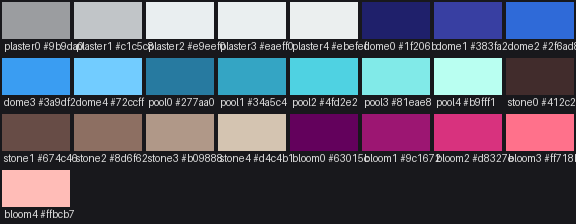
#> input picture docs/gallery/palettes/santorini-swatch.png, 576 x 224 px; its folder holds only this picture in this run
$ python stats.py ../docs/gallery/palettes/santorini-swatch.png
#> lines starting #> are read from the running program, lines starting #| are printed output that depends on the picture; after the words box and inside, x2 and y2 are one past the last pixel; in counts of white or black regions, pixels touching at a corner belong together
#> in main, img is the input picture: PIL image 576x224 RGB; mean R, G, B 87.4, 88.4, 104.4
### tools/colorlib.py
"""Colour maths shared by the palette and pixelate tools (numpy only).

OKLab is used for every distance and average: it is perceptually even, so
clustering and nearest-colour matching pick what an eye would pick.
"""
import json, pathlib, re
import numpy as np

KIT = pathlib.Path(__file__).resolve().parent.parent

# ---------------------------------------------------------------- conversions
def _lin(c):
    c = c / 255.0
    return np.where(c <= 0.04045, c / 12.92, ((c + 0.055) / 1.055) ** 2.4)

def _gam(c):
    c = np.clip(c, 0, 1)
    return np.where(c <= 0.0031308, c * 12.92, 1.055 * c ** (1 / 2.4) - 0.055) * 255.0

def rgb_to_oklab(rgb):
    """rgb: (..., 3) 0..255 -> (..., 3) OKLab"""
    r, g, b = [_lin(np.asarray(rgb, float)[..., i]) for i in range(3)]
    l = 0.4122214708 * r + 0.5363325363 * g + 0.0514459929 * b
    m = 0.2119034982 * r + 0.6806995451 * g + 0.1073969566 * b
    s = 0.0883024619 * r + 0.2817188376 * g + 0.6299787005 * b
    l, m, s = np.cbrt(l), np.cbrt(m), np.cbrt(s)
    return np.stack([0.2104542553 * l + 0.7936177850 * m - 0.0040720468 * s,
                     1.9779984951 * l - 2.4285922050 * m + 0.4505937099 * s,
                     0.0259040371 * l + 0.7827717662 * m - 0.8086757660 * s], -1)

# [10 lines left out: function oklab_to_rgb, not called in this run]

def oklch(L, C, h_deg):
    h = np.radians(h_deg)
    return np.array([L, C * np.cos(h), C * np.sin(h)])

def lch_of(lab):
    lab = np.asarray(lab, float)
    return lab[..., 0], np.hypot(lab[..., 1], lab[..., 2]), np.degrees(np.arctan2(lab[..., 2], lab[..., 1])) % 360

# [19 lines left out: functions in_gamut, clamp_chroma, not called in this run]

# ---------------------------------------------------------------- hex helpers
def hex_to_rgb(h):
    h = h.strip().lstrip('#')
    return (int(h[0:2], 16), int(h[2:4], 16), int(h[4:6], 16))

def rgb_to_hex(c):
    return '#%02x%02x%02x' % tuple(int(round(max(0, min(255, v)))) for v in c)

# ---------------------------------------------------------------- clustering
# [82 lines left out: functions kmeans, nearest, sort_palette, load_palette, not called in this run]

def palette_list(pal):
    return list(pal.values()) if isinstance(pal, dict) else list(pal)

### tools/stats.py
#!/usr/bin/env python3
"""Frame statistics and numeric budgets: measure a rendered frame the way the ten reference studies
measured the games, and hold a scene to its style's numbers.

usage: stats.py IMAGE [--scale N] [--style NAME] [--pal PALETTE] [--json]
       (--scale N: IMAGE is a delivered N x frame; it is sampled back to 1x and its cells checked)

    import stats
    s = stats.frame_stats(img_1x)                         # dict: 'L<0.25', 'C>0.08', 'black', 'median_L', ...
    s = stats.frame_stats(img_1x, masks={'actor': hero}, grid=c.g)    # + per-mask stats (s['masks'])
    fails = stats.budget(img_1x, 'neon-noir')             # [] when the frame is on its style's budget
    fails = stats.budget(img_1x, {'L<0.1': (0.4, 0.6), 'L>0.8': (None, 0.005)})
    stats.native_cells(big, 4)        # share of 4x4 cells that are not one flat colour: 0 for native styles
    stats.palette_subset(img_1x, PAL) # the strict pixel layer: pixels whose colour is not a palette colour
    stats.readability(img_1x, hero)   # outline / fill against the 8 px ring around the actor (Celeste)

Rules are {metric: (lo, hi)} with None for an open end; shares are fractions (0.015 = 1.5%).
Metrics (all in OKLab, 'chromatic' means C > 0.03):
  L<x L>x L<=x L>=x C>x C<x     share of pixels          L[a,b]  C[a,b]   share with a <= value < b
  black white                   share of exactly #000000 / #ffffff
  hue[a,b]                      share of chromatic pixels with hue in a..b degrees (wraps past 360)
  median_L mean_L std_L p5_L p95_L p99_L median_C mean_C p95_C      colours (distinct)
  warm cool                     share of chromatic pixels with hue in 345..115 / 150..300
  detail                        mean |dL| between neighbours (both inside the mask)
  share                         the mask's share of the frame
  edge_dL                       mean L of the mask's 1 px rim minus mean L of the 8 px ring outside it
  bright_offset                 distance of the L > 0.8 centroid from the 'subject' mask's centroid
                                (or the frame centre), in frame widths
  mask:metric                   a metric inside one mask        a/b:metric   ratio between two masks
  gap:a,b                       |mean L of mask a - mean L of mask b| (layer separation)
Masks are H x W bool arrays, or slot names resolved on grid=c.g: 'hero' is the ramp hero0..heroN,
('hero', 'ol_hero') several ramps, 'far_' or 'hero*' every slot with that prefix.

Learned from the reference measurements (study/NN): Sword & Sworcery keeps 65% of its pixels
below L .25 and 0.08% above .75; Stardew's mine is 52% below L .1; Katana ZERO is 25.7% exact
black with 0.5% above C .10; Celeste holds 99.5% of its colour in 240-360 degrees.
"""
import json, pathlib, re, sys
import numpy as np
from PIL import Image

sys.path.insert(0, str(pathlib.Path(__file__).resolve().parent))
import colorlib as cl

CHROMA = 0.03                                   # below this a pixel has no hue worth counting

# ---------------------------------------------------------------- input
def _rgb(img):
    """PIL image or array -> (H, W, 3) uint8 and an (H, W) opaque mask"""
    if isinstance(img, Image.Image):
        a = np.asarray(img.convert('RGBA'))
        return a[..., :3], a[..., 3] >= 128
    a = np.asarray(img)
    if a.dtype != np.uint8:
        a = np.clip(np.round(a * 255 if a.max() <= 1.0 else a), 0, 255).astype(np.uint8)
    if a.ndim == 2:
        a = np.repeat(a[..., None], 3, -1)
    op = a[..., 3] >= 128 if a.shape[-1] == 4 else np.ones(a.shape[:2], bool)
    return a[..., :3], op

def _masks(masks, grid, shape):
    out = {}
    for k, m in (masks or {}).items():
        if isinstance(m, (str, tuple, list)) and not isinstance(m, np.ndarray):
            if grid is None:
                raise ValueError('mask %r is given as slot prefixes: pass grid=c.g' % k)
            pre = (m,) if isinstance(m, str) else tuple(m)
            g = np.asarray(grid)
            vals = [v for v in set(g.ravel()) - {None} if _slot_match(str(v), pre)]
            mm = np.zeros(g.shape, bool)
            for v in vals:
                mm |= g == v
            out[k] = mm
        else:
            out[k] = np.asarray(m, bool)
        if out[k].shape != shape:
            raise ValueError('mask %r is %s, the frame is %s (masks are at 1x)' % (k, out[k].shape, shape))
    return out

# [11 lines left out: function _slot_match, not called in this run]

class _Frame:
    """one conversion to OKLab, shared by every metric"""
    def __init__(self, img, masks=None, grid=None):
        self.rgb, self.op = _rgb(img)
#> self.op: shape (224, 576) bool; every value is 1
        self.H, self.W = self.rgb.shape[:2]
#> self.H = 224; self.W = 576
        key = self.rgb.reshape(-1, 3).astype(np.uint32) @ np.array([65536, 256, 1], np.uint32)
        u, inv = np.unique(key, return_inverse=True)   # convert each distinct colour once
#> u = 247 values from 1579036 to 16759991
        urgb = np.stack([u >> 16, (u >> 8) & 255, u & 255], 1).astype(float)
#> urgb = 247 rows, first 8: [24, 24, 28], [25, 25, 29], [26, 26, 30], [27, 27, 31], [28, 28, 32], [29, 29, 33], [30, 30, 34], [31, 32, 107]
        ulab = cl.rgb_to_oklab(urgb)
#> in rgb_to_oklab, `r, g, b = [_lin(np.asarray(rgb, float)[..., i]) for i in range(3)]`: r = 247 values from 0.00913 to 1; g = 247 values, max 1 at index 190, min 0.000304 at index 85, mean 0.285; b = 247 values, max 1 at index 104, min 0.0116 at index 0, mean 0.3
#> in rgb_to_oklab, `l = 0.4122214708 * r + 0.5363325363 * g + 0.0514459929 * b`: l = 247 values, max 0.85 at index 244, min 0.00926 at index 0, mean 0.285
#> in rgb_to_oklab, `m = 0.2119034982 * r + 0.6806995451 * g + 0.1073969566 * b`: m = 247 values, max 0.878 at index 190, min 0.0094 at index 0, mean 0.286
#> in rgb_to_oklab, `s = 0.0883024619 * r + 0.2817188376 * g + 0.6299787005 * b`: s = 247 values, max 0.879 at index 190, min 0.0107 at index 0, mean 0.294
#> in rgb_to_oklab, `l, m, s = np.cbrt(l), np.cbrt(m), np.cbrt(s)`: l = 247 values, max 0.947 at index 244, min 0.21 at index 0, mean 0.599; m = 247 values, max 0.958 at index 190, min 0.211 at index 0, mean 0.6; s = 247 values, max 0.958 at index 190, min 0.22 at index 0, mean 0.608
#> ulab = 247 rows, first 8: [0.211, 0.00212, -0.00753], [0.215, 0.00211, -0.00749], [0.22, 0.0021, -0.00745], [0.224, 0.00209, -0.00741], [0.228, 0.00208, -0.00738], [0.232, 0.00208, -0.00734], [0.237, 0.00207, -0.00731], [0.299, 0.011, -0.126]
        uL, uC = ulab[:, 0], np.hypot(ulab[:, 1], ulab[:, 2])
#> uL = 247 values, max 0.95 at index 190, min 0.211 at index 0, mean 0.6; uC = 247 values, max 0.209 at index 235, min 2.89e-08 at index 184, mean 0.0118
        uh = np.degrees(np.arctan2(ulab[:, 2], ulab[:, 1])) % 360
#> uh = 247 values, max 358.2 at index 235, min 11.16 at index 245, mean 251.1
        inv = inv.reshape(self.H, self.W)
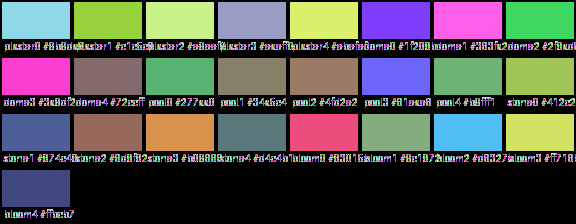
#> inv: shape (224, 576) int64; 247 distinct labels, from 0 to 246; one colour per label, 0 black
        self.L, self.C, self.h = uL[inv], uC[inv], uh[inv]
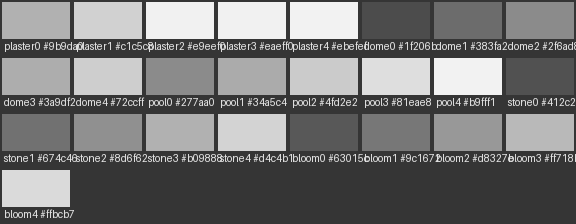
#> self.L: shape (224, 576) float64; min 0.211, max 0.95, mean 0.459
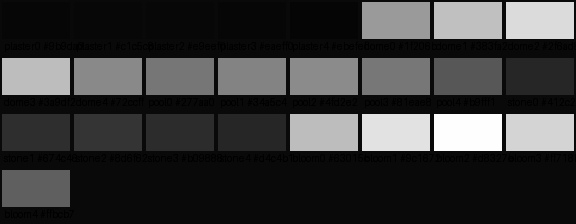
#> self.C: shape (224, 576) float64; min 2.89e-08, max 0.209, mean 0.0472; drawn with min black and max white
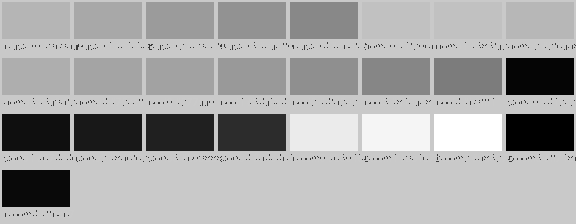
#> self.h: shape (224, 576) float64; min 11.16, max 358.2, mean 237.7; drawn with min black and max white
        self.masks = _masks(masks, grid, (self.H, self.W))

    def sel(self, name=None):
        m = self.op if name is None else (self.masks[name] & self.op)
        return m

# ---------------------------------------------------------------- metrics
_CMP = re.compile(r'^([LC])\s*(<=|>=|<|>)\s*([0-9.]+)$')
_RNG = re.compile(r'^([LC])\[\s*([0-9.]+)\s*,\s*([0-9.]+)\s*\]$')
_HUE = re.compile(r'^hue\[\s*([0-9.]+)\s*,\s*([0-9.]+)\s*\]$')
_STAT = re.compile(r'^(median|mean|std|p\d+)_([LC])$')

def _hue_in(h, a, b):
    return ((h - a) % 360) <= ((b - a) % 360)

def _metric(F, name, mask=None):
#> called with name = 'L<0.1'
    m = F.sel(mask)
    n = int(m.sum())
#> n = 129024
    if name == 'share':
        return n / max(1, F.op.sum())
    if n == 0:
        return float('nan')
    L, C, h = F.L[m], F.C[m], F.h[m]
    g = _CMP.match(name)
    if g:
        v = L if g.group(1) == 'L' else C
        x = float(g.group(3))
        op = {'<': np.less, '>': np.greater, '<=': np.less_equal, '>=': np.greater_equal}[g.group(2)]
        return float(op(v, x).mean())
    g = _RNG.match(name)
    if g:
        v = L if g.group(1) == 'L' else C
        return float(((v >= float(g.group(2))) & (v < float(g.group(3)))).mean())
    g = _HUE.match(name)
    if g:
        ch = C > CHROMA
        return float(_hue_in(h[ch], float(g.group(1)), float(g.group(2))).mean()) if ch.any() else 1.0
    g = _STAT.match(name)
    if g:
        v = L if g.group(2) == 'L' else C
        k = g.group(1)
        return float(np.median(v) if k == 'median' else v.mean() if k == 'mean' else v.std() if k == 'std'
                     else np.percentile(v, float(k[1:])))
    rgb = F.rgb[m]
    if name == 'black':
        return float((rgb.sum(1) == 0).mean())
    if name == 'white':
        return float((rgb.min(1) == 255).mean())
    if name == 'colours' or name == 'colors':
        return int(len(np.unique(rgb.astype(np.uint32) @ np.array([65536, 256, 1], np.uint32))))
    if name in ('warm', 'cool'):
        ch = C > CHROMA
        if not ch.any():
            return 0.0
        hh = h[ch]
        return float((_hue_in(hh, 345, 115) if name == 'warm' else _hue_in(hh, 150, 300)).mean())
    if name == 'detail':
        d = []
        for a, b in ((F.L[:, 1:], F.L[:, :-1]), (F.L[1:], F.L[:-1])):
            mm = (m[:, 1:] & m[:, :-1]) if a.shape[1] != F.W else (m[1:] & m[:-1])
            d.append(np.abs(a - b)[mm])
        d = np.concatenate(d)
        return float(d.mean()) if len(d) else float('nan')
    if name == 'edge_dL':
        return readability(F, mask)['edge_dL']
    if name == 'bright_offset':
        b = F.sel() & (F.L > 0.8)
        if not b.any():
            return 0.0
        ys, xs = np.nonzero(b)
        if 'subject' in F.masks and F.masks['subject'].any():
            sy, sx = np.nonzero(F.masks['subject']); cx, cy = sx.mean(), sy.mean()
        else:
            cx, cy = F.W / 2, F.H / 2
        return float(np.hypot(xs.mean() - cx, ys.mean() - cy) / F.W)
    raise ValueError('unknown metric %r (see stats.py docstring)' % name)

def metric(F, key):
    """one rule key: 'L<0.25', 'actor:detail', 'actor/world:detail', 'gap:far,near'"""
    if key.startswith('gap:'):
        a, b = key[4:].split(',')
        return abs(_metric(F, 'mean_L', a.strip()) - _metric(F, 'mean_L', b.strip()))
    if ':' in key:
        where, name = key.split(':', 1)
        if '/' in where:
            a, b = where.split('/')
            return _metric(F, name, a) / max(1e-9, _metric(F, name, b))
        return _metric(F, name, where)
    return _metric(F, key)

# [7 lines left out: function _need, not called in this run]

STANDARD = ('L<0.1', 'L<0.25', 'L<0.3', 'L>0.6', 'L>=0.7', 'L>0.75', 'L>0.8', 'L>0.9', 'C>0.08', 'C>0.1',
            'C>0.15', 'black', 'white', 'median_L', 'mean_L', 'std_L', 'p5_L', 'p95_L', 'median_C', 'p95_C',
            'warm', 'cool', 'colours', 'detail')
MASK_STANDARD = ('share', 'mean_L', 'std_L', 'p5_L', 'p95_L', 'median_C', 'C>0.08', 'detail', 'edge_dL')

def frame_stats(img_1x, masks=None, grid=None):
    """every standard metric of the frame, plus 'hue_hist' (share of chromatic pixels per 30 degrees,
    from 0), 'bright_centroid' (x, y of the L > 0.8 pixels as fractions of the frame) and, with masks,
    'masks': {name: {share, mean_L, ...}} and 'gaps': {'a,b': mean-L gap}"""
    F = img_1x if isinstance(img_1x, _Frame) else _Frame(img_1x, masks, grid)
    s = {k: metric(F, k) for k in STANDARD}
#> s = 24 items
    s['size'] = (F.W, F.H)
    m = F.sel()
    ch = m & (F.C > CHROMA)
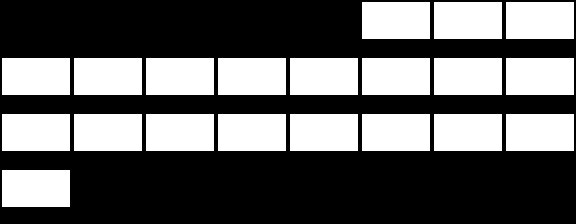
#> ch: shape (224, 576) bool; 39% white; 20 white regions, largest, box (x1, y1, x2, y2) and area: (362, 2, 430, 39) 2516, (434, 2, 502, 39) 2516, (506, 2, 574, 39) 2516
    hist = np.bincount((F.h[ch] // 30).astype(int), minlength=12)[:12]
#> hist = [7548, 7548, 2516, 0, 0, 0, 7548, 7548, 5032, 5032, 0, 7548]
    s['hue_hist'] = [round(float(v), 4) for v in hist / max(1, ch.sum())]
    b = m & (F.L > 0.8)
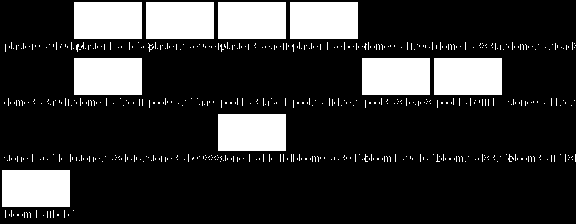
#> b: shape (224, 576) bool; 18.9% white; 536 white regions (527 under 20 px), largest, box (x1, y1, x2, y2) and area: (74, 2, 142, 39) 2516, (146, 2, 214, 39) 2516, (218, 2, 286, 39) 2516
    if b.any():
        ys, xs = np.nonzero(b); s['bright_centroid'] = (round(xs.mean() / F.W, 3), round(ys.mean() / F.H, 3))
    if F.masks:
        s['masks'] = {k: {n: metric(F, '%s:%s' % (k, n)) for n in MASK_STANDARD} for k in F.masks}
        names = list(F.masks)
        s['gaps'] = {'%s,%s' % (a, b): metric(F, 'gap:%s,%s' % (a, b)) for i, a in enumerate(names) for b in names[i + 1:]}
    return s

# [44 lines left out: functions readability, _rules, budget_report, not called in this run]

def _fmt(key, v):
    if v is None or v != v:
        return '-'
    share = (_CMP.match(key.split(':')[-1]) or _RNG.match(key.split(':')[-1]) or _HUE.match(key.split(':')[-1])
             or key.split(':')[-1] in ('black', 'white', 'warm', 'cool', 'share'))
    return ('%.2f%%' % (100 * v)) if share and '/' not in key.split(':')[0] else ('%d' % v if isinstance(v, int) else '%.3f' % v)

# [52 lines left out: functions budget, to_native, native_cells, palette_subset, not called in this run]

# ---------------------------------------------------------------- cli
def main(a):
    def opt(name, default=None):
        if name in a:
            i = a.index(name); v = a[i + 1]; del a[i:i + 2]; return v
        return default
    if not a or a[0] in ('-h', '--help'):
        print(__doc__); return 1
    scale, style, pal = int(opt('--scale', '1')), opt('--style'), opt('--pal')
    as_json = '--json' in a
    if as_json: a.remove('--json')
    img = Image.open(a[0])
    res = {}
    if scale > 1:
        res['native_cells'] = native_cells(img, scale)
        img = to_native(img, scale)
    s = frame_stats(img)
#> s = 27 items
    res.update(s)
    if pal:
        res['palette_subset'] = palette_subset(img, pal)
    rows = budget_report(img, style) if style else []
#> rows = []
    if as_json:
        res['budget'] = [list(r) for r in rows]
        print(json.dumps(res, indent=1, default=float)); return 0
    W, H = s['size']
#> W = 576; H = 224
    print('%s: %dx%d at 1x, %d colours' % (a[0], W, H, s['colours']))
#| ../docs/gallery/palettes/santorini-swatch.png: 576x224 at 1x, 247 colours
    if 'native_cells' in res:
        print('  soft %dx%d cells: %.2f%% (0 for a native-grid style)' % (scale, scale, 100 * res['native_cells']))
    for k in STANDARD:
        if k != 'colours':
            print('  %-10s %s' % (k, _fmt(k, s[k])))
#> this loop made 24 passes
#|   L<0.1      0.00%
#|   L<0.25     45.72%
#|   L<0.3      48.12%
#|   L>0.6      32.73%
#|   L>=0.7     24.20%
#|   L>0.75     21.39%
#|   L>0.8      18.94%
#|   L>0.9      7.80%
#> (further printed lines are left out)
    print('  hue_hist   ' + ' '.join('%d:%.0f%%' % (30 * i, 100 * v) for i, v in enumerate(s['hue_hist']) if v >= 0.005))
#|   hue_hist   0:15% 30:15% 60:5% 180:15% 210:15% 240:10% 270:10% 330:15%
    if 'palette_subset' in res:
        p = res['palette_subset']
        print('  palette    %s (%d off-palette pixels in %d colours)' % ('ok' if p['ok'] else 'OFF', p['off_pixels'], p['off_colours']))
    bad = False
    if rows:
        print('budget %s:' % style)
        for key, v, lo, hi, st in rows:
            bad |= st == 'fail'
            print('  %-4s %-18s %-9s [%s .. %s]' % (st, key, _fmt(key, v), _fmt(key, lo) if lo is not None else '',
                                                  _fmt(key, hi) if hi is not None else ''))
    return 1 if bad else 0

if __name__ == '__main__':
    sys.exit(main(sys.argv[1:]))
#> (the program exits here)
